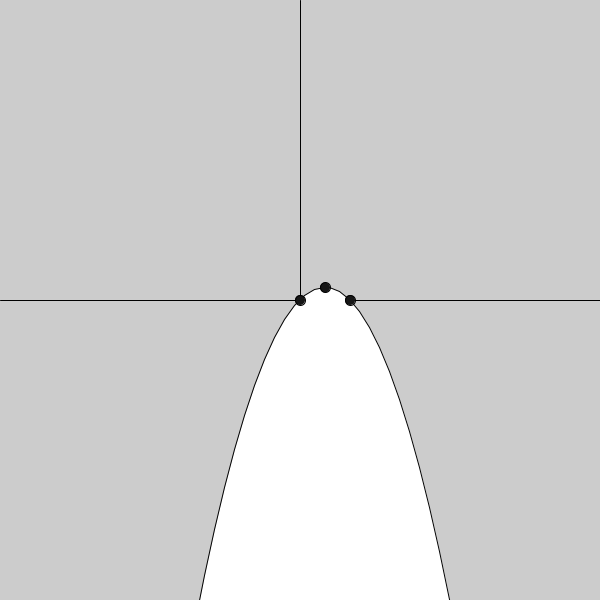
Frame 1 (no input)
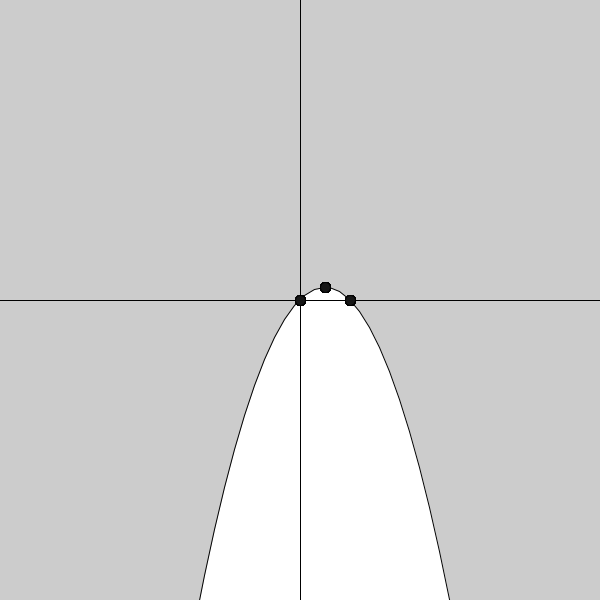
Frame 60 (the mouse pressed at the canvas centre just before this capture)
Frame 120 (the mouse held since frame 60 and released just before this capture): identical to frame 60, image omitted

The Processing sketch that drew these frames (run headless with seeded random() and noise(); from frame 60 on, the mouse is pressed at the canvas centre):

// Processing sketch: Hiperbole
// ── Hiperbole.pde
//desenhar hiperbole
//ax²+bx+c=0;
//f' = 2ax -b =0
// x = -b/2a -> magic
// y = - delta/4a

//needs to draw
//x, y axes
//hyperbole
//roots and max/min point

//tem que "transformar" os pontos matemagicos para a telinha
//width/2 e height/2 = (0,0)

float a = -1;
float b = 1;
float c = 0;

//steps for curve cration
float dx = 0.1;

//números para representar na tela
float minX = -6;
float maxX = 6;
float minY = -6;
float maxY = 6;

float delta = pow(b,2) - 4*a*c;

float tempMinX = minX;

void setup(){
 size(600,600);
}

void draw(){
 axes();
 parabola();
 roots();
 minMaxPoint();
}

void axes(){
  line(0,width/2,height,width/2);
  line(height/2,0,height/2,width);
}

void parabola(){
  beginShape();
  while(tempMinX<maxX){
    float y=a*pow(tempMinX,2)+ (b*tempMinX) + c;
    float[] xy= matemagicaToPixel(tempMinX,y);
    float newx = xy[0];
    float newy = xy[1];
    print("before: "+tempMinX+" " +y + "\n");
    print("after: "+ xy[0]+" " +xy[1] + "\n");
    vertex(newx,newy);
    tempMinX+=dx;
  }
  endShape();
}

//calculates Min or Max Point
void minMaxPoint(){
  float xMinMax = -b/(2*a);
  float yMinMax = - delta/(4*a);
  ellipseMode(CENTER);
  fill(22);
  float[] xy= matemagicaToPixel(xMinMax,yMinMax);
  float newx = xy[0];
  float newy = xy[1];
  ellipse(newx, newy, 10, 10); 
}

//Calculate roots
void roots(){
  float x1 = (-b + sqrt(delta))/(2*a);
  float x2 = (-b - sqrt(delta))/(2*a);
  float newX1 = matemagicaToPixelX(x1);
  float newX2 = matemagicaToPixelX(x2);
  ellipseMode(CENTER);
  fill(22);
  ellipse(newX1, height/2, 10, 10); 
  ellipse(newX2, height/2, 10, 10); 
}

//transform math representation to screen representation
float[] matemagicaToPixel(float numX, float numY){
  float newX,newY;
  newX = width/2 + width*numX/(maxX-minX);
  newY = height/2 - height*numY/(maxY-minY);
  float[] result = {newX,newY};
  return result;
}

//transform math representation to screen representation
float matemagicaToPixelX(float numX){
  float newX;
  newX = width/2 + width*numX/(maxX-minX);
  return newX;
}
